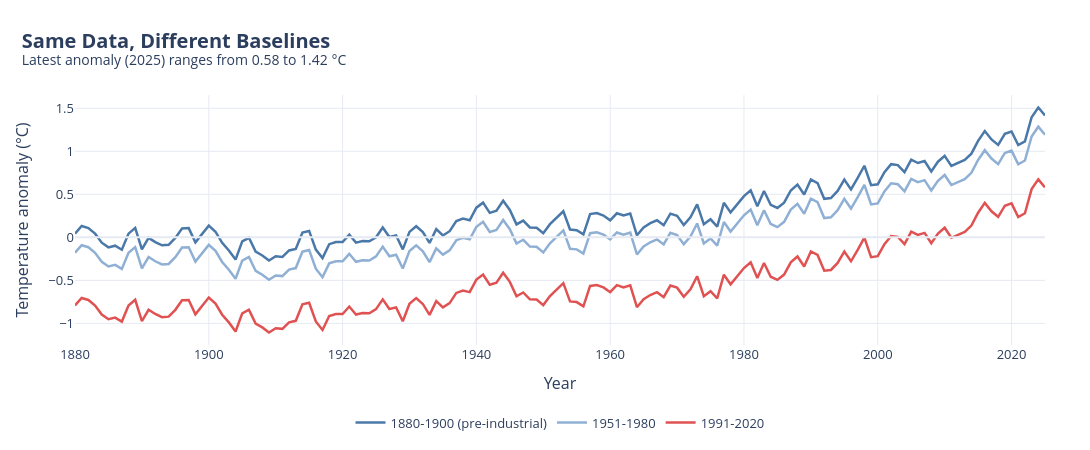

The code cell stored with this chart in its notebook:
### Markdown cell above
### Q3. How does the choice of baseline period change the temperature story?

### Code cell
tt = global_yearlydf.set_index(G_YEAR)[G_TEMP].dropna()
bases = {"1880-1900 (pre-industrial)": (1880, 1900), "1951-1980": (1951, 1980), "1991-2020": (1991, 2020)}
colors = [BLUE, "#8fb0d4", RED]

# ---- graph ----
fig = go.Figure()
vals = {}
for (name, (a, b_)), c in zip(bases.items(), colors):
    series = tt - tt.loc[a:b_].mean()
    vals[name] = series.iloc[-1]
    fig.add_trace(go.Scatter(x=series.index, y=series.values, mode="lines", name=name,
                             line=dict(color=c, width=2.5)))
fig.add_hline(y=0, line_color=GRID)
style(fig, "Same Data, Different Baselines",
      f"Latest anomaly ({tt.index[-1]}) ranges from {min(vals.values()):.2f} to {max(vals.values()):.2f} °C",
      "Year", "Temperature anomaly (°C)")
fig.show()

# ---- summary ----
vals_txt = ", ".join(f"{v:.2f} °C vs {k}" for k, v in vals.items())
summary = f"""
Rebasing the same temperature series changes the headline number: the {tt.index[-1]} anomaly is
{vals_txt}.
The shape and the warming trend are identical; only the zero line moves. A recent baseline makes warming look smaller and
a pre-industrial baseline makes it look larger, so the baseline must always be stated when quoting an anomaly.
""".strip()
print(summary)
save_report(TOPIC, "q3", "How does the choice of baseline period change the temperature story?", fig, summary)

### Figure 1 — Plotly figure (JSON) as saved in the notebook; plotly's stock layout.template omitted (floating-point values rounded to 4 significant figures; data arrays with more than 128 entries replaced by an {"elided": "..."} marker saying what was removed)
{"data": [{"line": {"color": "#4a78a8", "width": 2.5}, "mode": "lines", "name": "1880-1900 (pre-industrial)", "type": "scatter", "x": {"elided": "146 int values"}, "y": {"elided": "146 float values"}}, {"line": {"color": "#8fb0d4", "width": 2.5}, "mode": "lines", "name": "1951-1980", "type": "scatter", "x": {"elided": "146 int values"}, "y": {"elided": "146 float values"}}, {"line": {"color": "#e05252", "width": 2.5}, "mode": "lines", "name": "1991-2020", "type": "scatter", "x": {"elided": "146 int values"}, "y": {"elided": "146 float values"}}], "layout": {"font": {"color": "#2c3e5e", "size": 13}, "height": 450, "legend": {"orientation": "h", "x": 0.5, "xanchor": "center", "y": -0.25}, "margin": {"b": 95, "l": 75, "r": 45, "t": 95}, "paper_bgcolor": "white", "plot_bgcolor": "white", "shapes": [{"line": {"color": "#e6eaf2"}, "type": "line", "x0": 0, "x1": 1, "xref": "x domain", "y0": 0, "y1": 0, "yref": "y"}], "title": {"font": {"color": "#2c3e5e", "size": 20}, "text": "<b>Same Data, Different Baselines</b><br><sup>Latest anomaly (2025) ranges from 0.58 to 1.42 °C</sup>", "x": 0.02, "xanchor": "left"}, "width": 1090, "xaxis": {"gridcolor": "#e6eaf2", "title": {"text": "Year"}, "zeroline": false}, "yaxis": {"gridcolor": "#e6eaf2", "title": {"text": "Temperature anomaly (°C)"}, "zeroline": false}}}
